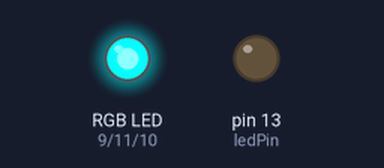
Bench run of a sketch on a simulated Arduino Uno, built with avr-gcc and run on an emulated ATmega328P. Parts: an RGB LED mixed from three pins (HIGH = lit), output pins drawn as LEDs (lit = HIGH).

Above: at 0.05 s.
At 1.75 s:
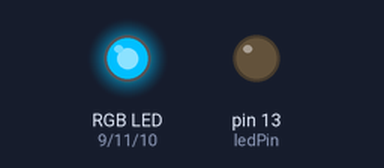
At 2.6 s:
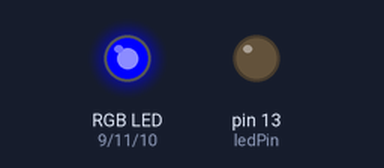
At 3.5 s:
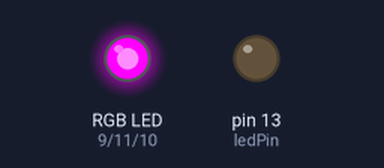
At 5.2 s:
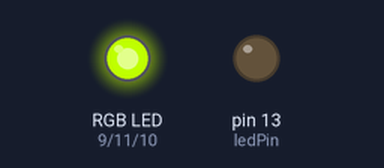
At 6.95 s:
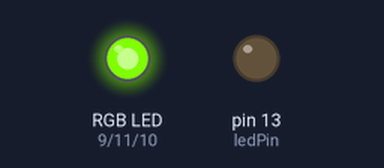
Timing chart, 0 to 9.1 s (numbered marks = the images above):
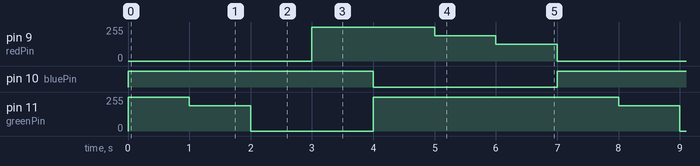

Measured:
- by itself, pin 9 (redPin): repeats every 7.0 s: 191/255 1.0 s, 127/255 1.0 s, 0/255 3.0 s, 255/255 2.0 s
- by itself, pin 10 (bluePin): alternates HIGH for 4.0 s and LOW for 3.0 s
- by itself, pin 11 (greenPin): repeats every 7.0 s: 191/255 1.0 s, 0/255 2.0 s, 255/255 4.0 s

The sketch:

rainbowcolor.ino
```cpp
/*
 * LilyPad tutorial: color (RGB LEDs)
 *
 * Uses a LilyPad RGB LED module to play with
  * dynamic colored light. See this web color chart
  * for the (Red,Green,Blue) values of different colors:
 * http://www.visibone.com/colorlab/
 */

int ledPin = 13;	// LED is connected to digital pin 13
int redPin = 9;	// R petal on RGB LED module connected to digital pin 11
int greenPin = 11;	// G petal on RGB LED module connected to digital pin 9
int bluePin = 10;	// B petal on RGB LED module connected to digital pin 10
int delaytime=1000;     //delaytime 1s
void setup()
{
         pinMode(ledPin, OUTPUT);	// sets the ledPin to be an output
         pinMode(redPin, OUTPUT);	// sets the redPin to be an output
         pinMode(greenPin, OUTPUT);	// sets the greenPin to be an output
         pinMode(bluePin, OUTPUT);	// sets the bluePin to be an output
}

void loop()	// run over and over again
{
          // Basic colors:
          color(255, 0, 0);	// turn the RGB LED red
          delay(delaytime);	// delay for 1 second
          color(255, 64, 0);
          delay(delaytime);
          color(255,255, 0);
          delay(delaytime);
          color(0,255, 0);
          delay(delaytime);
          color(0,0, 255);
          delay(delaytime);
          color(64,0,255);
          delay(delaytime);
          color(128,0,255);	// turn the RGB LED purple
          delay(1000);	// delay for 1 second
}

void color (unsigned char red, unsigned char green, unsigned char blue)     // the color generating function
{
          analogWrite(redPin, 255-red);
          analogWrite(bluePin, 255-blue);
          analogWrite(greenPin, 255-green);
}
```
